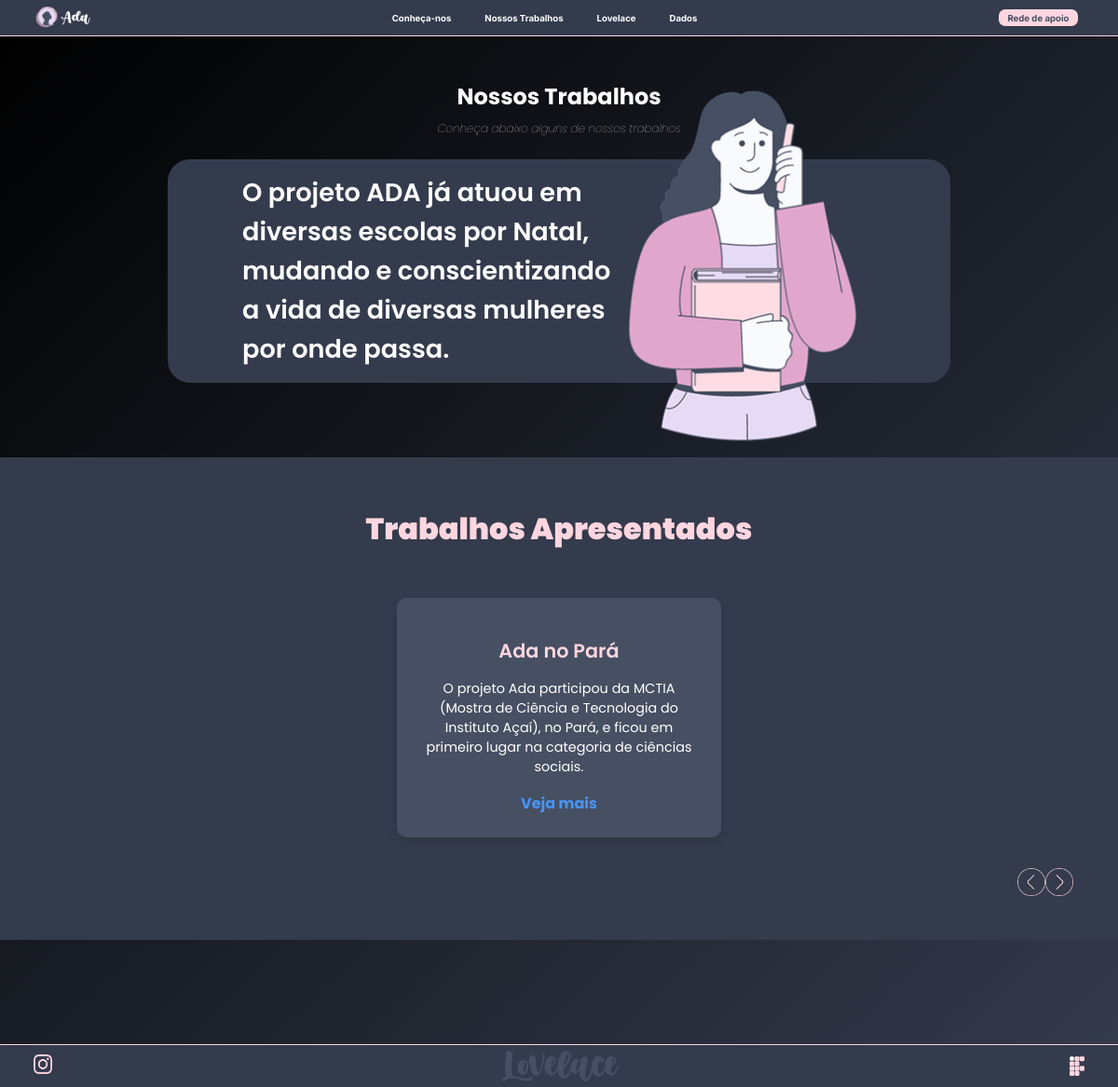
The page /user/nossos_trabalhos on the database its author committed.
### app/models/conteudo.py (models this page shows, shortened)
class Trabalho(db.Model):
    __tablename__ = "trabalhos"
    id = db.Column(db.Integer, primary_key=True, nullable=False, unique=True)
    titulo = db.Column(db.String(200), nullable=False)
    descricao = db.Column(db.Text, nullable=False)
    link = db.Column(db.String(300), nullable=True)  # Opcional

### app/controllers/user.py (the view)
@user_bp.route('/nossos_trabalhos')
def nossos_trabalhos():
    trabalhos = Trabalho.query.all()
    return render_template('nossos_trabalhos.html', trabalhos=trabalhos)

### app/templates/nossos_trabalhos.html (shortened to what this page needs)
{% extends 'base.html' %}
    {% block conteudo %}
    <section class="titulogeral">
        <h1 class="titulo">Nossos Trabalhos</h1>
        <p class="subtitulo">Conheça abaixo alguns de nossos trabalhos</p>
    </section>
    <div class="banner">
        <div class="texto-banner">
            <p>O projeto ADA já atuou em diversas escolas por Natal, mudando e conscientizando a vida de diversas mulheres por onde passa.</p>
        </div>
        <div class="img-banner">
            <img src="/static/img/7 2.png" alt="">
        </div>
    </div>
    <div class="materiais-apresentados">
        <div class="titulo-container">
            <h1 class="titulo_materiaisAP">Trabalhos Apresentados</h1>
        </div>
        <div class="container-cards">
            {% for trabalho in trabalhos %}
            <div class="cardnt">
                <h2>{{ trabalho.titulo }}</h2>
                <p>{{ trabalho.descricao }}</p>
                {% if trabalho.link %}
                    <a href="{{ trabalho.link }}" target="_blank">Veja mais</a>
                {% endif %}
            </div>
            {% endfor %}
        </div>
        <div class="navegacao">
            <img class="seta" src="/static/img/seta_esquerda.png" alt="Seta Esquerda">
            <img class="seta" src="/static/img/seta_direita.png" alt="Seta Direita">
        </div>
    </div>
    {%endblock%}

### app/static/css/style.css (style rules this page uses)
html { height: 100%; min-height: 100vh; width: 100%; display: flex; flex-direction: column; }
body { display: flex; width: 100%; height: 100%; margin: 0; padding: 0; min-height: 100vh; background: linear-gradient(to bottom right, #000000, #343B4C); background-attachment: fixed; background-size: cover; flex-direction: column; justify-content: space-between; }
.titulogeral { display: flex; flex-direction: column; align-items: center; justify-content: center; text-align: center; margin: 1.2vw 0 0; }
.titulo { font-family: "Poppins"; font-style: normal; font-weight: bolder; font-size: 2vw; justify-content: center; color: #FFFFFF; margin-top: 2rem; margin-bottom: 0; padding-bottom: 0; text-align: center; }
.subtitulo { font-family: "poppins"; font-style: italic; font-weight: lighter; font-size: 1vw; color: #FED6DF; margin-top: 0; padding-top: 0; margin-top: 0.5rem; margin-bottom: 2vw; text-align: center; }
.banner { display: flex; align-items: center; justify-content: center; width: 70%; max-width: 100%; height: 30vh; border-radius: 1.5rem; margin: 0 auto; background: #343B4D; position: relative; justify-content: space-between; gap: 1rem; }
.img-banner { position: absolute; right: 5%; top: 50%; transform: translateY(-50%); }
.img-banner img { width: clamp(350px, 20%, 356px); height: auto; max-height: 392px; }
.texto-banner { display: flex; justify-content: center; margin-left: 5rem; color: #FFF; font-family: Poppins; font-size: 1.7rem; font-style: normal; font-weight: 600; width: 50%; }
.materiais-apresentados { background: #343B4D; padding: 2rem; height: auto; margin-top: 5rem; margin-bottom: 7rem; display: flex; flex-direction: column; align-items: center; position: relative; }
.titulo-container { width: 100%; text-align: center; margin-bottom: 1.8rem; }
.titulo_materiaisAP { color: #FFFFFF; font-family: "Poppins"; font-size: 2rem; font-weight: 900; color: #FED6DF; }
.container-cards { display: flex; flex-direction: row; justify-content: center; gap: 1.5rem; width: 100%; max-width: 1200px; flex-wrap: wrap; font-family: "Poppins"; }
.cardnt { background: #474F62; border-radius: 10px; padding: 1.5rem; width: 300px; text-align: center; box-shadow: 0px 4px 10px rgba(0, 0, 0, 0.1); }
.cardnt h2 { font-size: 1.3rem; margin-bottom: 0.5rem; color: #FED6DF; font-weight: 600; }
.cardnt p { font-size: 0.9rem; color: #ffffff; margin-bottom: 1rem; }
.cardnt a { color: #4695f7; text-decoration: none; font-weight: bold; margin-bottom: 3rem; transition: background 0.1s; }
.navegacao { width: 100%; display: flex; justify-content: flex-end; margin-top: 3rem; padding-right: 2rem; right: 2rem; top: 50%; transform: translateY(-50%); }
.seta { width: 30px; height: 30px; cursor: pointer; transition: transform 0.2s; }

### rows shown on the page
Trabalho: titulo "Ada no Pará", descricao "O projeto Ada participou da MCTIA (Mostra de Ciência e Tecnologia do Instituto Açaí), no Pará, e ficou em primeiro lugar na categoria de ciências sociais."
